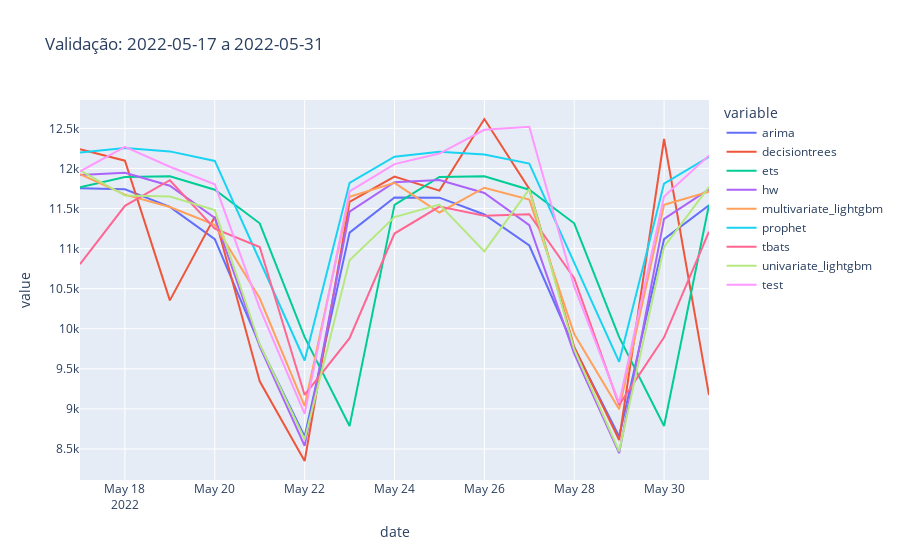

The cell this chart's notebook holds for it:
### Code cell
# plot using plotly express
df3 = df2.reset_index().melt(id_vars = "date")
px.line(df3, x = "date", y = "value", color= "variable", title=f"Validação: {date_init} a {date_end}")

### Figure 1 — Plotly figure (JSON) as saved in the notebook; plotly's stock layout.template omitted (floating-point values rounded to 4 significant figures)
{"data": [{"hovertemplate": "variable=arima<br>date=%{x}<br>value=%{y}<extra></extra>", "legendgroup": "arima", "line": {"color": "#636efa", "dash": "solid"}, "marker": {"symbol": "circle"}, "mode": "lines", "name": "arima", "orientation": "v", "showlegend": true, "type": "scatter", "x": ["2022-05-17", "2022-05-18", "2022-05-19", "2022-05-20", "2022-05-21", "2022-05-22", "2022-05-23", "2022-05-24", "2022-05-25", "2022-05-26", "2022-05-27", "2022-05-28", "2022-05-29", "2022-05-30", "2022-05-31"], "xaxis": "x", "y": [11750.0, 11740.0, 11520.0, 11120.0, 9799.0, 8657.0, 11200.0, 11640.0, 11640.0, 11430.0, 11040.0, 9763.0, 8655.0, 11120.0, 11540.0], "yaxis": "y"}, {"hovertemplate": "variable=decisiontrees<br>date=%{x}<br>value=%{y}<extra></extra>", "legendgroup": "decisiontrees", "line": {"color": "#EF553B", "dash": "solid"}, "marker": {"symbol": "circle"}, "mode": "lines", "name": "decisiontrees", "orientation": "v", "showlegend": true, "type": "scatter", "x": ["2022-05-17", "2022-05-18", "2022-05-19", "2022-05-20", "2022-05-21", "2022-05-22", "2022-05-23", "2022-05-24", "2022-05-25", "2022-05-26", "2022-05-27", "2022-05-28", "2022-05-29", "2022-05-30", "2022-05-31"], "xaxis": "x", "y": [12240.0, 12100.0, 10350.0, 11400.0, 9344.0, 8350.0, 11580.0, 11900.0, 11720.0, 12620.0, 11740.0, 9773.0, 8612.0, 12370.0, 9173.0], "yaxis": "y"}, {"hovertemplate": "variable=ets<br>date=%{x}<br>value=%{y}<extra></extra>", "legendgroup": "ets", "line": {"color": "#00cc96", "dash": "solid"}, "marker": {"symbol": "circle"}, "mode": "lines", "name": "ets", "orientation": "v", "showlegend": true, "type": "scatter", "x": ["2022-05-17", "2022-05-18", "2022-05-19", "2022-05-20", "2022-05-21", "2022-05-22", "2022-05-23", "2022-05-24", "2022-05-25", "2022-05-26", "2022-05-27", "2022-05-28", "2022-05-29", "2022-05-30", "2022-05-31"], "xaxis": "x", "y": [11760.0, 11890.0, 11900.0, 11730.0, 11320.0, 9895.0, 8787.0, 11550.0, 11890.0, 11900.0, 11730.0, 11320.0, 9895.0, 8787.0, 11550.0], "yaxis": "y"}, {"hovertemplate": "variable=hw<br>date=%{x}<br>value=%{y}<extra></extra>", "legendgroup": "hw", "line": {"color": "#ab63fa", "dash": "solid"}, "marker": {"symbol": "circle"}, "mode": "lines", "name": "hw", "orientation": "v", "showlegend": true, "type": "scatter", "x": ["2022-05-17", "2022-05-18", "2022-05-19", "2022-05-20", "2022-05-21", "2022-05-22", "2022-05-23", "2022-05-24", "2022-05-25", "2022-05-26", "2022-05-27", "2022-05-28", "2022-05-29", "2022-05-30", "2022-05-31"], "xaxis": "x", "y": [11920.0, 11950.0, 11780.0, 11380.0, 9779.0, 8539.0, 11460.0, 11830.0, 11860.0, 11690.0, 11290.0, 9689.0, 8449.0, 11370.0, 11740.0], "yaxis": "y"}, {"hovertemplate": "variable=multivariate_lightgbm<br>date=%{x}<br>value=%{y}<extra></extra>", "legendgroup": "multivariate_lightgbm", "line": {"color": "#FFA15A", "dash": "solid"}, "marker": {"symbol": "circle"}, "mode": "lines", "name": "multivariate_lightgbm", "orientation": "v", "showlegend": true, "type": "scatter", "x": ["2022-05-17", "2022-05-18", "2022-05-19", "2022-05-20", "2022-05-21", "2022-05-22", "2022-05-23", "2022-05-24", "2022-05-25", "2022-05-26", "2022-05-27", "2022-05-28", "2022-05-29", "2022-05-30", "2022-05-31"], "xaxis": "x", "y": [11930.0, 11670.0, 11520.0, 11300.0, 10380.0, 9034.0, 11650.0, 11820.0, 11450.0, 11760.0, 11610.0, 9935.0, 8996.0, 11550.0, 11710.0], "yaxis": "y"}, {"hovertemplate": "variable=prophet<br>date=%{x}<br>value=%{y}<extra></extra>", "legendgroup": "prophet", "line": {"color": "#19d3f3", "dash": "solid"}, "marker": {"symbol": "circle"}, "mode": "lines", "name": "prophet", "orientation": "v", "showlegend": true, "type": "scatter", "x": ["2022-05-17", "2022-05-18", "2022-05-19", "2022-05-20", "2022-05-21", "2022-05-22", "2022-05-23", "2022-05-24", "2022-05-25", "2022-05-26", "2022-05-27", "2022-05-28", "2022-05-29", "2022-05-30", "2022-05-31"], "xaxis": "x", "y": [12200.0, 12260.0, 12210.0, 12090.0, 10850.0, 9604.0, 11820.0, 12150.0, 12210.0, 12170.0, 12060.0, 10830.0, 9587.0, 11810.0, 12150.0], "yaxis": "y"}, {"hovertemplate": "variable=tbats<br>date=%{x}<br>value=%{y}<extra></extra>", "legendgroup": "tbats", "line": {"color": "#FF6692", "dash": "solid"}, "marker": {"symbol": "circle"}, "mode": "lines", "name": "tbats", "orientation": "v", "showlegend": true, "type": "scatter", "x": ["2022-05-17", "2022-05-18", "2022-05-19", "2022-05-20", "2022-05-21", "2022-05-22", "2022-05-23", "2022-05-24", "2022-05-25", "2022-05-26", "2022-05-27", "2022-05-28", "2022-05-29", "2022-05-30", "2022-05-31"], "xaxis": "x", "y": [10810.0, 11530.0, 11850.0, 11250.0, 11020.0, 9174.0, 9882.0, 11190.0, 11520.0, 11410.0, 11430.0, 10630.0, 9051.0, 9893.0, 11210.0], "yaxis": "y"}, {"hovertemplate": "variable=univariate_lightgbm<br>date=%{x}<br>value=%{y}<extra></extra>", "legendgroup": "univariate_lightgbm", "line": {"color": "#B6E880", "dash": "solid"}, "marker": {"symbol": "circle"}, "mode": "lines", "name": "univariate_lightgbm", "orientation": "v", "showlegend": true, "type": "scatter", "x": ["2022-05-17", "2022-05-18", "2022-05-19", "2022-05-20", "2022-05-21", "2022-05-22", "2022-05-23", "2022-05-24", "2022-05-25", "2022-05-26", "2022-05-27", "2022-05-28", "2022-05-29", "2022-05-30", "2022-05-31"], "xaxis": "x", "y": [11980.0, 11660.0, 11650.0, 11480.0, 9808.0, 8618.0, 10860.0, 11390.0, 11550.0, 10960.0, 11740.0, 9743.0, 8471.0, 11020.0, 11770.0], "yaxis": "y"}, {"hovertemplate": "variable=test<br>date=%{x}<br>value=%{y}<extra></extra>", "legendgroup": "test", "line": {"color": "#FF97FF", "dash": "solid"}, "marker": {"symbol": "circle"}, "mode": "lines", "name": "test", "orientation": "v", "showlegend": true, "type": "scatter", "x": ["2022-05-17", "2022-05-18", "2022-05-19", "2022-05-20", "2022-05-21", "2022-05-22", "2022-05-23", "2022-05-24", "2022-05-25", "2022-05-26", "2022-05-27", "2022-05-28", "2022-05-29", "2022-05-30", "2022-05-31"], "xaxis": "x", "y": [11960.0, 12270.0, 12020.0, 11800.0, 10260.0, 8939.0, 11710.0, 12050.0, 12190.0, 12480.0, 12520.0, 10530.0, 9074.0, 11650.0, 12160.0], "yaxis": "y"}], "layout": {"legend": {"title": {"text": "variable"}, "tracegroupgap": 0}, "title": {"text": "Validação: 2022-05-17 a 2022-05-31"}, "xaxis": {"anchor": "y", "domain": [0, 1], "title": {"text": "date"}}, "yaxis": {"anchor": "x", "domain": [0, 1], "title": {"text": "value"}}}}
